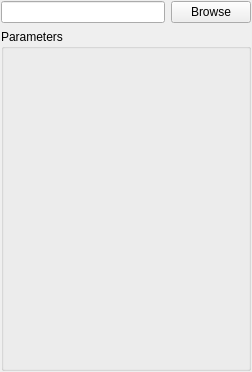
<?xml version="1.0" encoding="UTF-8"?>
<ui version="4.0">
 <class>mafImporterWidget</class>
 <widget class="QWidget" name="mafImporterWidget">
  <property name="geometry">
   <rect>
    <x>0</x>
    <y>0</y>
    <width>252</width>
    <height>372</height>
   </rect>
  </property>
  <property name="windowTitle">
   <string>Form</string>
  </property>
  <layout class="QGridLayout" name="gridLayout">
   <property name="margin">
    <number>1</number>
   </property>
   <item row="0" column="0">
    <layout class="QVBoxLayout" name="importerWidgetLayout">
     <item>
      <layout class="QHBoxLayout" name="fileBrowseLayout">
       <item>
        <widget class="QLineEdit" name="filePathLineEdit">
         <property name="readOnly">
          <bool>true</bool>
         </property>
        </widget>
       </item>
       <item>
        <widget class="QPushButton" name="browseFileButton">
         <property name="text">
          <string>Browse</string>
         </property>
        </widget>
       </item>
      </layout>
     </item>
     <item>
      <widget class="QGroupBox" name="Parameters">
       <property name="sizePolicy">
        <sizepolicy hsizetype="Preferred" vsizetype="Preferred">
         <horstretch>0</horstretch>
         <verstretch>1</verstretch>
        </sizepolicy>
       </property>
       <property name="title">
        <string>Parameters</string>
       </property>
      </widget>
     </item>
    </layout>
   </item>
  </layout>
 </widget>
 <resources/>
 <connections/>
</ui>
